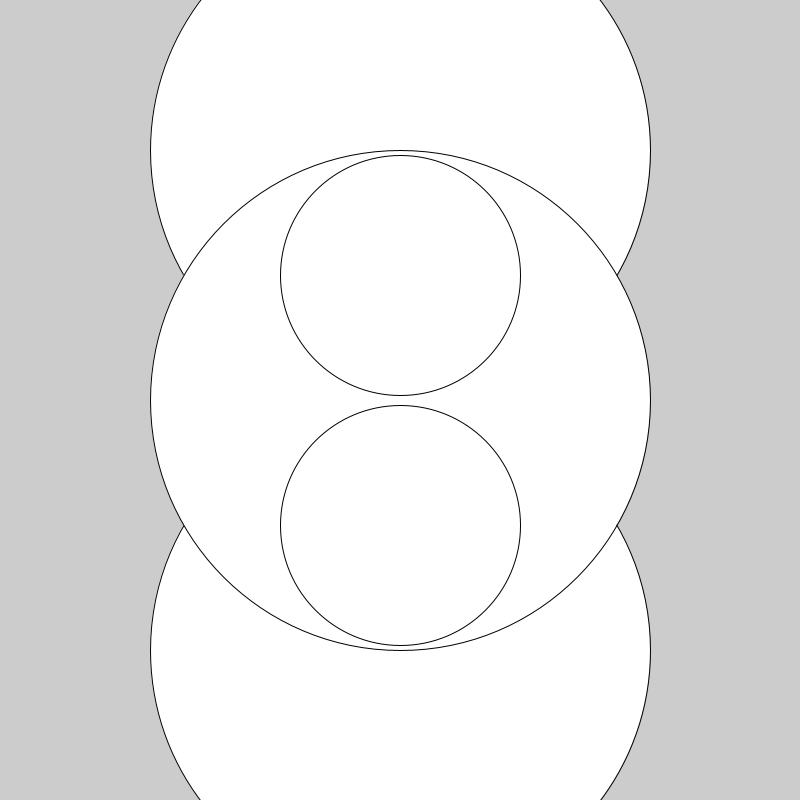
Frame 1 (no input)
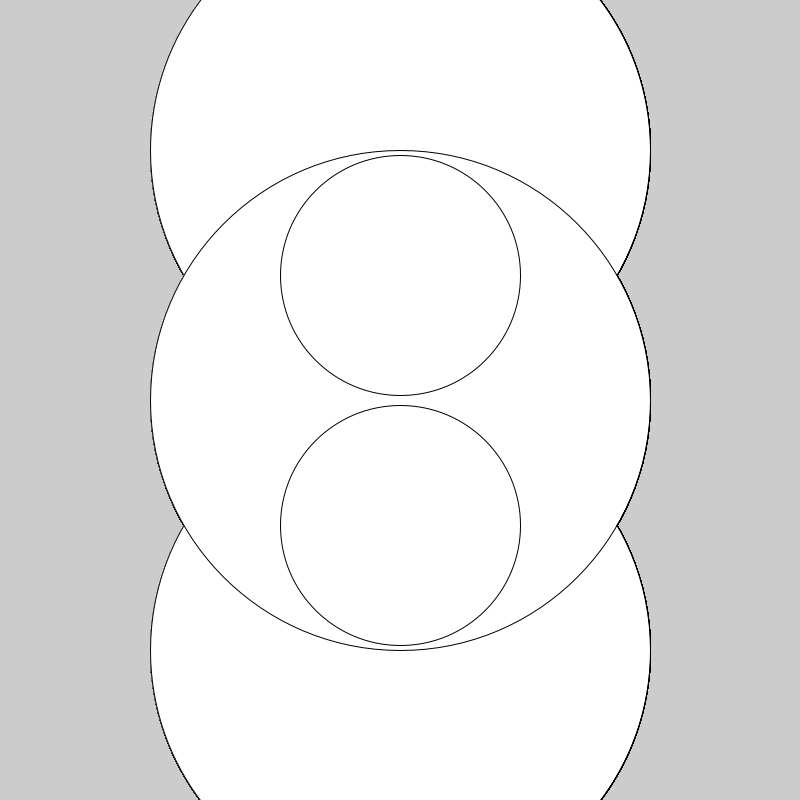
Frame 60 (the mouse pressed at the canvas centre just before this capture)
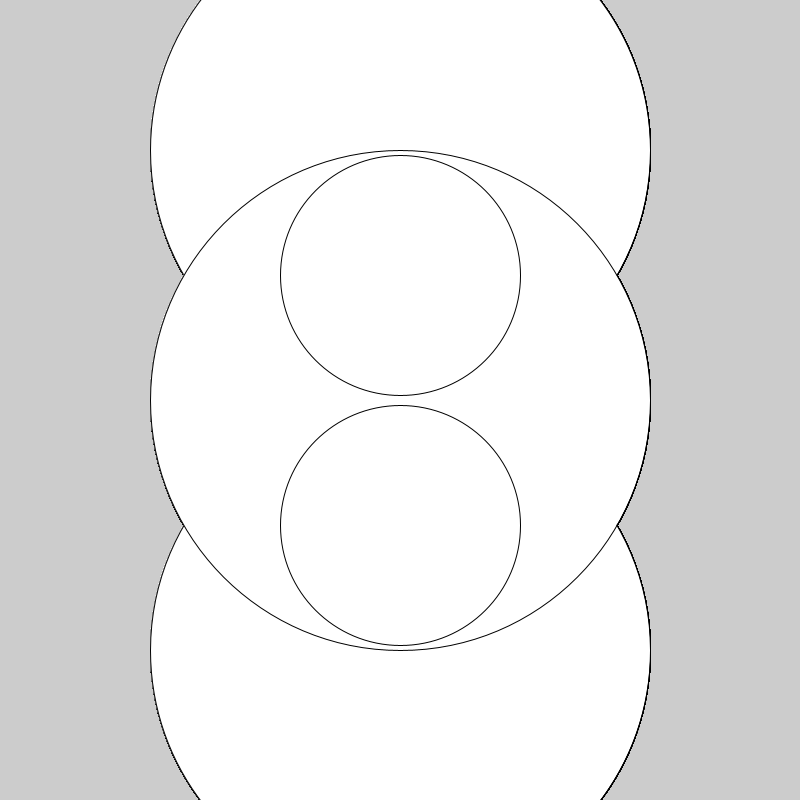
Frame 120 (the mouse held since frame 60 and released just before this capture)

The Processing sketch that drew these frames (run headless with seeded random() and noise(); from frame 60 on, the mouse is pressed at the canvas centre):

// Processing sketch: eye
// ── eye.pde
void setup(){
  size(800,800);
}

void draw(){
  ellipse(width/2,height/2-250,500,500);
  ellipse(width/2,height/2+250,500,500);
  ellipse(width/2,height/2,500,500);
  ellipse(width/2,height/2-125,240,240);
  ellipse(width/2,height/2+125,240,240);
 }
